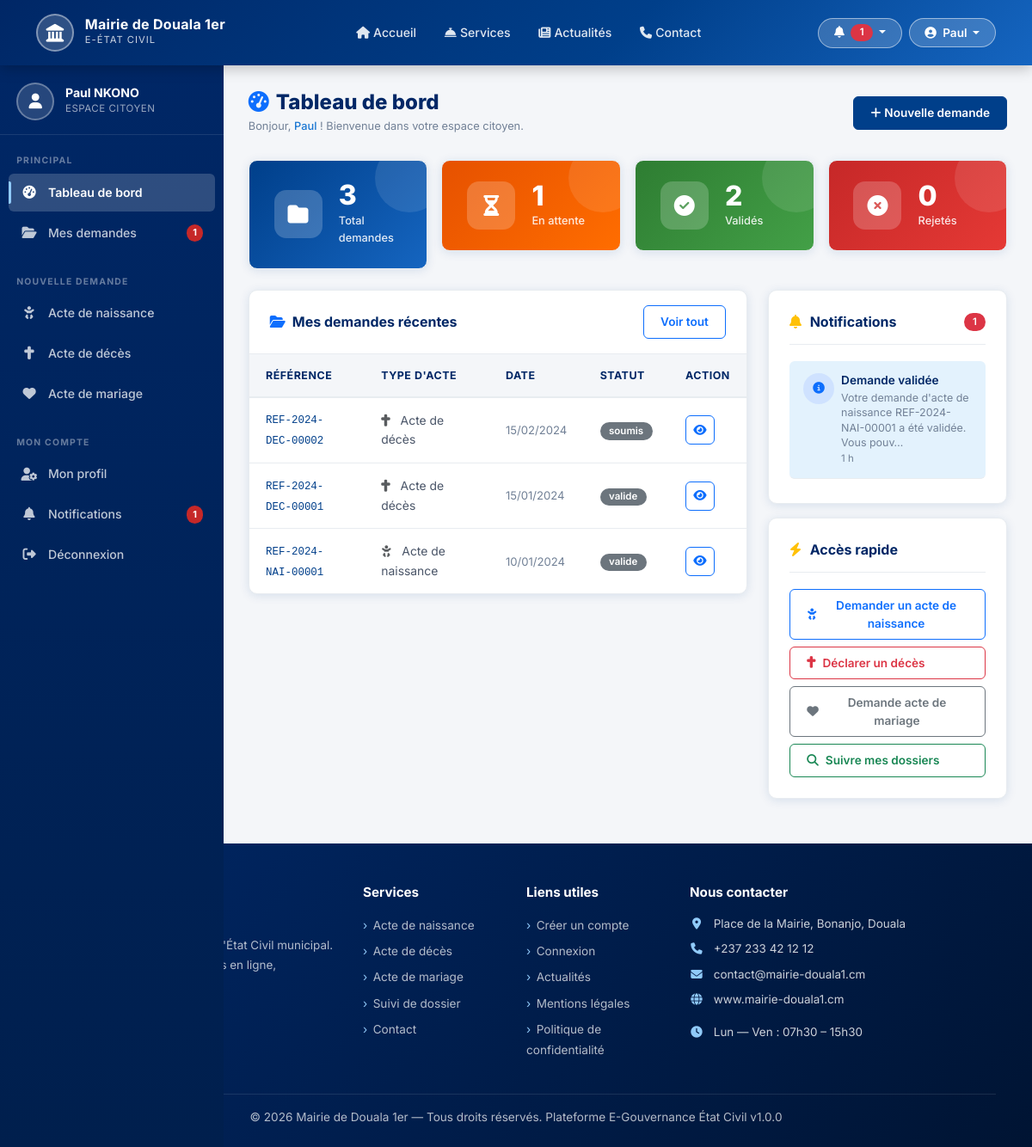
Page /citoyen/dashboard.php (signed in) on the committed database.
### tables this page shows
CREATE TABLE `notifications` (
    `id` INT UNSIGNED AUTO_INCREMENT PRIMARY KEY,
    `user_id` INT UNSIGNED NOT NULL,
    `titre` VARCHAR(200) NOT NULL,
    `message` TEXT NOT NULL,
    `type` ENUM('info','succes','avertissement','erreur') DEFAULT 'info',
    `lien` VARCHAR(255) DEFAULT NULL,
    `lu` TINYINT(1) DEFAULT 0,
    `created_at` TIMESTAMP DEFAULT CURRENT_TIMESTAMP,
    FOREIGN KEY (`user_id`) REFERENCES `users`(`id`) ON DELETE CASCADE,
    INDEX `idx_user_lu` (`user_id`, `lu`)
);

CREATE TABLE `demandes` (
    `id` INT UNSIGNED AUTO_INCREMENT PRIMARY KEY,
    `numero_reference` VARCHAR(30) NOT NULL UNIQUE,
    `user_id` INT UNSIGNED NOT NULL,
    `agent_id` INT UNSIGNED DEFAULT NULL,
    `type_acte` ENUM('naissance','deces','mariage','casier','nationalite','autre') NOT NULL,
    `statut` ENUM('soumis','en_cours','valide','rejete','archive') DEFAULT 'soumis',
    `priorite` ENUM('normale','urgente') DEFAULT 'normale',
    `motif_demande` TEXT,
    `commentaire_agent` TEXT,
    `motif_rejet` TEXT,
    `date_traitement` DATETIME DEFAULT NULL,
    `date_validation` DATETIME DEFAULT NULL,
    `acte_pdf_path` VARCHAR(255) DEFAULT NULL,
    `created_at` TIMESTAMP DEFAULT CURRENT_TIMESTAMP,
    `updated_at` TIMESTAMP DEFAULT CURRENT_TIMESTAMP ON UPDATE CURRENT_TIMESTAMP,
    FOREIGN KEY (`user_id`) REFERENCES `users`(`id`) ON DELETE CASCADE,
    FOREIGN KEY (`agent_id`) REFERENCES `users`(`id`) ON DELETE SET NULL,
    INDEX `idx_reference` (`numero_reference`),
    INDEX `idx_statut` (`statut`),
    INDEX `idx_type` (`type_acte`),
    INDEX `idx_user` (`user_id`),
    INDEX `idx_created` (`created_at`)
);

### citoyen/dashboard.php (the view, shortened to what the rows shown need)
<?php
require_once __DIR__ . '/../config/database.php';
require_once __DIR__ . '/../config/app.php';
$user   = getCurrentUser();
$userId = $user['id'];
$stats = [
    'total'     => dbQuery("SELECT COUNT(*) as c FROM demandes WHERE user_id=?", [$userId])->fetch()['c'],
    'soumis'    => dbQuery("SELECT COUNT(*) as c FROM demandes WHERE user_id=? AND statut='soumis'", [$userId])->fetch()['c'],
    'en_cours'  => dbQuery("SELECT COUNT(*) as c FROM demandes WHERE user_id=? AND statut='en_cours'", [$userId])->fetch()['c'],
    'valide'    => dbQuery("SELECT COUNT(*) as c FROM demandes WHERE user_id=? AND statut='valide'", [$userId])->fetch()['c'],
    'rejete'    => dbQuery("SELECT COUNT(*) as c FROM demandes WHERE user_id=? AND statut='rejete'", [$userId])->fetch()['c'],
];
$recentDemandes = dbQuery("
    SELECT * FROM demandes
    WHERE user_id = ?
    ORDER BY created_at DESC
    LIMIT 5
", [$userId])->fetchAll();
$notifications = dbQuery("
    SELECT * FROM notifications
    WHERE user_id = ? AND lu = 0
    ORDER BY created_at DESC
    LIMIT 5
", [$userId])->fetchAll();
include __DIR__ . '/../views/partials/header.php';
?>
<div class="dashboard-wrapper">
  <aside class="sidebar" id="mainSidebar">
    <nav class="sidebar-menu">
      <ul class="nav flex-column">
        <li class="nav-item">
          <a class="nav-link" href="<?= APP_URL ?>/citoyen/mes-demandes.php">
            <span class="nav-icon"><i class="fas fa-folder-open"></i></span>
            Mes demandes
            <?php if ($stats['soumis'] + $stats['en_cours'] > 0): ?>
              <span class="badge-count"><?= $stats['soumis'] + $stats['en_cours'] ?></span>
            <?php endif; ?>
          </a>
        </li>
      </ul>
    </nav>
  </aside>
  <main class="main-content">
    <div class="page-header">
      <div>
        <h1><i class="fas fa-tachometer-alt me-2 text-primary"></i>Tableau de bord</h1>
      </div>
    </div>
    <div class="row g-3 mb-4">
      <div class="col-6 col-lg-3">
        <div class="stat-card warning">
          <div>
            <div class="stat-value" data-counter="<?= $stats['soumis'] + $stats['en_cours'] ?>"><?= $stats['soumis'] + $stats['en_cours'] ?></div>
            <div class="stat-label">En attente</div>
          </div>
        </div>
      </div>
      <div class="col-6 col-lg-3">
        <div class="stat-card danger">
          <div>
            <div class="stat-value" data-counter="<?= $stats['rejete'] ?>"><?= $stats['rejete'] ?></div>
            <div class="stat-label">Rejetés</div>
          </div>
        </div>
      </div>
    </div>
    <div class="row g-4">
      <div class="col-lg-8">
        <div class="table-card">
          <?php if (empty($recentDemandes)): ?>
          <div class="text-center py-5" style="color:#adb5bd;">
            <i class="fas fa-folder-open fa-3x mb-3 d-block opacity-25"></i>
            <p>Aucune demande pour le moment.</p>
            <a href="<?= APP_URL ?>/citoyen/demande-naissance.php" class="btn btn-primary btn-sm">
              <i class="fas fa-plus me-1"></i>Faire ma première demande
            </a>
          </div>
          <?php else: ?>
          <div class="table-responsive">
            <table class="table-modern">
              <thead>
                <tr>
                  <th>Référence</th>
                  <th>Type d'acte</th>
                  <th>Date</th>
                  <th>Statut</th>
                  <th>Action</th>
                </tr>
              </thead>
              <tbody>
                <?php foreach ($recentDemandes as $d): ?>
                <tr>
                  <td>
                    <code style="font-size:.78rem;color:var(--bleu-primaire);">
                      <?= htmlspecialchars($d['numero_reference']) ?>
                    </code>
                  </td>
                  <td>
                    <i class="<?= getTypeActeIcon($d['type_acte']) ?> me-2 text-muted"></i>
                    <?= getTypeActeLabel($d['type_acte']) ?>
                  </td>
                  <td>
                    <span style="font-size:.82rem;color:#718096;">
                      <?= formatDate($d['created_at']) ?>
                    </span>
                  </td>
                  <td><?= getStatutBadge($d['statut']) ?></td>
                  <td>
                    <a href="<?= APP_URL ?>/citoyen/detail-demande.php?id=<?= $d['id'] ?>"
                       class="btn btn-icon btn-outline-primary btn-sm"
                       data-bs-toggle="tooltip" title="Voir le dossier">
                      <i class="fas fa-eye"></i>
                    </a>
                  </td>
                </tr>
                <?php endforeach; ?>
              </tbody>
            </table>
          </div>
          <?php endif; ?>
        </div>
      </div>
      <div class="col-lg-4">
        <div class="content-card mb-3">
          <?php if (empty($notifications)): ?>
          <div class="text-center py-3" style="font-size:.85rem;color:#adb5bd;">
            <i class="fas fa-bell-slash fa-2x mb-2 d-block opacity-25"></i>
            Aucune nouvelle notification
          </div>
          <?php else: ?>
            <?php foreach ($notifications as $n): ?>
            <div class="notif-item unread rounded mb-1">
              <div class="d-flex gap-2 align-items-start">
                <div class="notif-icon bg-primary-subtle text-primary">
                  <i class="fas fa-info-circle"></i>
                </div>
                <div class="flex-1">
                  <div class="notif-title"><?= htmlspecialchars($n['titre']) ?></div>
                  <div class="notif-msg"><?= htmlspecialchars(substr($n['message'], 0, 80)) ?>…</div>
                  <div class="notif-time"><?= timeAgo($n['created_at']) ?></div>
                </div>
              </div>
            </div>
            <?php endforeach; ?>
          <?php endif; ?>
        </div>
      </div>
    </div>
  </main>
</div>
<?php include __DIR__ . '/../views/partials/footer.php'; ?>

### config/app.php (shortened to what the rows shown need)
<?php
function isLoggedIn(): bool
{
    return isset($_SESSION['user_id']) && !empty($_SESSION['user_id']);
}
function getCurrentUser(): ?array
{
    return [
        'id'     => $_SESSION['user_id'],
        'nom'    => $_SESSION['user_nom'] ?? '',
        'prenom' => $_SESSION['user_prenom'] ?? '',
        'email'  => $_SESSION['user_email'] ?? '',
        'role'   => $_SESSION['user_role'] ?? '',
        'photo'  => $_SESSION['user_photo'] ?? null,
    ];
}
function formatDate(string $date, string $format = 'd/m/Y'): string
{
    try {
        return (new DateTime($date))->format($format);
    } catch (Exception $e) {
        return $date;
    }
}
function timeAgo(string $datetime): string
{
    $time   = strtotime($datetime);
    $diff   = time() - $time;
    if ($diff < 86400)  return floor($diff / 3600) . " h";
    return formatDate($datetime);
}
function getStatutBadge(string $statut): string
{
    $badges = [
        'soumis'    => '<span class="badge bg-secondary"><i class="fas fa-clock me-1"></i>Soumis</span>',
        'en_cours'  => '<span class="badge bg-warning text-dark"><i class="fas fa-spinner me-1"></i>En cours</span>',
        'valide'    => '<span class="badge bg-success"><i class="fas fa-check me-1"></i>Validé</span>',
        'rejete'    => '<span class="badge bg-danger"><i class="fas fa-times me-1"></i>Rejeté</span>',
        'archive'   => '<span class="badge bg-dark"><i class="fas fa-archive me-1"></i>Archivé</span>',
    ];
    return $badges[$statut] ?? '<span class="badge bg-secondary">' . htmlspecialchars($statut) . '</span>';
}
function getTypeActeLabel(string $type): string
{
    $labels = [
        'naissance'   => 'Acte de naissance',
        'deces'       => 'Acte de décès',
        'mariage'     => 'Acte de mariage',
        'casier'      => 'Casier judiciaire',
        'nationalite' => 'Certificat de nationalité',
        'autre'       => 'Autre acte',
    ];
    return $labels[$type] ?? ucfirst($type);
}
function getTypeActeIcon(string $type): string
{
    $icons = [
        'naissance'   => 'fas fa-baby',
        'deces'       => 'fas fa-cross',
        'mariage'     => 'fas fa-rings-wedding',
        'casier'      => 'fas fa-gavel',
        'nationalite' => 'fas fa-flag',
        'autre'       => 'fas fa-file-alt',
    ];
    return $icons[$type] ?? 'fas fa-file';
}

### rows in the picture
notifications: $stats['soumis'] + $stats['en_cours'] "1", lu "0", titre "Demande validée", message "Votre demande d'acte de naissance REF-2024-NAI-00001 a été validée. Vous pouv", created_at "1 h"
demandes: numero_reference "REF-2024-DEC-00002", type_acte "Acte de décès", created_at "15/02/2024", statut "soumis"
demandes: numero_reference "REF-2024-DEC-00001", type_acte "Acte de décès", created_at "15/01/2024", statut "valide"
demandes: numero_reference "REF-2024-NAI-00001", type_acte "Acte de naissance", created_at "10/01/2024", statut "valide"

### other values in the picture
$mairie "Mairie de Douala 1er"
$notifs "1"
$user['prenom'] "Paul"
$user['prenom'] . ' ' . $user['nom'] "Paul NKONO"
count($notifications) "1"
$stats['total'] "3"
$stats['valide'] "2"
getSystemParam('adresse_mairie', 'Hôtel de Ville') "Place de la Mairie, Bonanjo, Douala"
getSystemParam('telephone_mairie', '') "+237 233 42 12 12"
getSystemParam('email_mairie', '') "contact@mairie-douala1.cm"
getSystemParam('site_web', '') "www.mairie-douala1.cm"
getSystemParam('nom_mairie', 'Mairie') "Mairie de Douala 1er"
